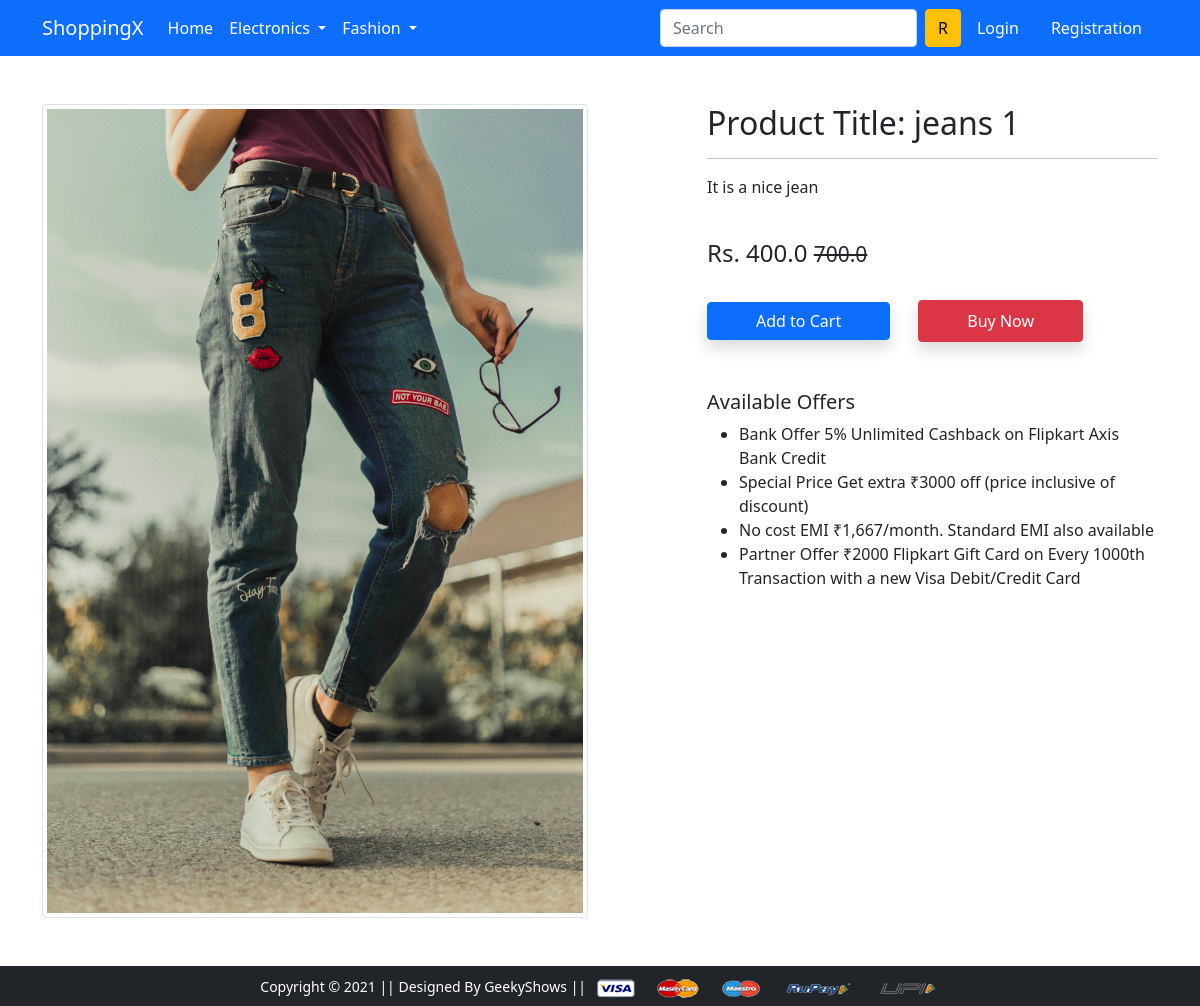
Screenshot of /product-detail/1 with the database file from the repository.
### app/models.py (models this page shows, shortened)
class Product(models.Model):
    title = models.CharField(max_length=100)
    selling_price = models.FloatField()
    discounted_price = models.FloatField()
    description = models.TextField()
    brand = models.CharField(max_length=100)
    category = models.CharField(choices=CATEGORY_CHOICES, max_length=2)
    product_image = models.ImageField(upload_to='productimg')

### app/views.py (the view)
# urls.py: path('product-detail/<int:pk>', views.ProductDetailView.as_view(), name='product-detail'),
class ProductDetailView(View):
 def get(self, request, pk):
  product = Product.objects.get(pk=pk)
  item_already_in_cart = False
  if request.user.is_authenticated:
    item_already_in_cart = Cart.objects.filter(Q(product=product.id) & Q(user=request.user)).exists()
  return render(request, 'app/productdetail.html', {'product': product, 'item_already_in_cart':item_already_in_cart})

### app/templates/app/productdetail.html (shortened to what this page needs)
{% extends 'app/base.html' %}
{% load static %}
{% block main-content %}
<div class="container my-5">
 <div class="row">
  <div class="col-sm-6 text-center align-self-center">
   <img src="{{product.product_image.url}}" alt="img" class="img-fluid img-thumbnail">
  </div>
  <div class="col-sm-5 offset-sm-1">
   <h2>Product Title: {{product.title}}</h2>
   <hr>
   <p>{{product.description}}</p> <br>
   <h4>Rs. {{product.discounted_price}} <small class="fw-light text-decoration-line-through">{{product.selling_price}}</small></h4> <br>
    {% if not request.user.is_authenticated %}
     <form action="/add-to-cart" class="d-inline">
    <button type="submit" class="btn btn-primary shadow px-5">Add to Cart</button>
   </form>
   {% endif %}
   <a href="{% url 'checkout' %}" class="btn btn-danger shadow px-5 py-2 ms-4">Buy Now</a>
   <h5 class="mt-5">Available Offers</h5>
   <ul>
    <li>Bank Offer 5% Unlimited Cashback on Flipkart Axis Bank Credit</li>
    <li>Special Price Get extra ₹3000 off (price inclusive of discount)</li>
    <li>No cost EMI ₹1,667/month. Standard EMI also available</li>
    <li>Partner Offer ₹2000 Flipkart Gift Card on Every 1000th Transaction with a new Visa Debit/Credit Card</li>
   </ul>
  </div>
 </div>
</div>
{% endblock main-content %}

### rows the page displays
Product: product_image (picture), title "jeans 1", description "It is a nice jean", discounted_price "400.0", selling_price "700.0"
